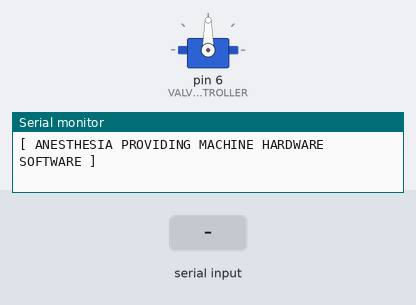
Bench run of a sketch on a simulated Arduino Uno, built with avr-gcc and run on an emulated ATmega328P. On the bench: servo, the last lines printed to the serial monitor. The inputs (shaded band) are chosen by the test bench.

Above: at 1.2 s.
1.3 s: "90,45\n" received over Serial
At 3.5 s:
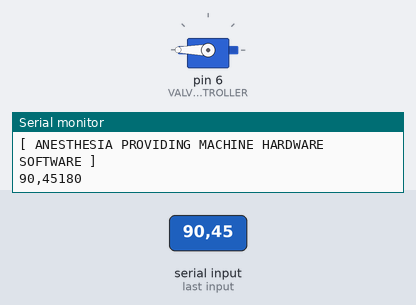
3.8 s: "5\n" received over Serial
At 5.3 s:
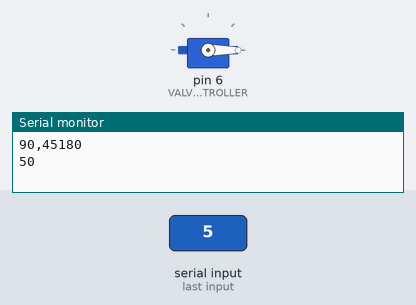
6.3 s: "90\n" received over Serial
At 8.4 s:
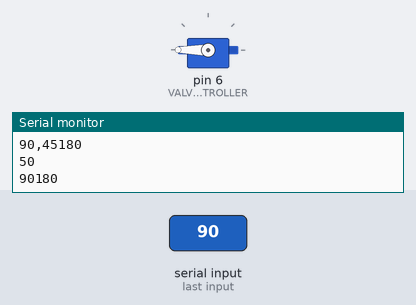
8.8 s: "30,150\n" received over Serial
At 10.5 s:
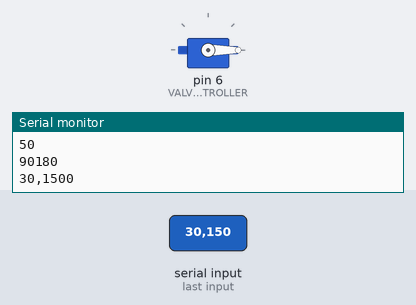
Timing chart, 0 to 12.0 s (numbered marks = the images above; inputs shaded):
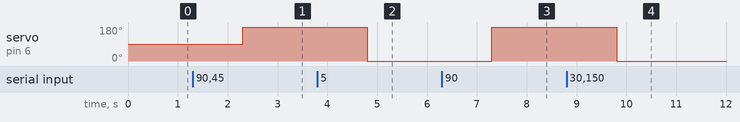

The sketch:

hardware_Code.ino
```cpp
//Project Name:ANESTHESIA PROVIDING MACHINE
#include <Servo.h>
Servo VALVE_CONTROLLER;
String action;
int MSG_RXD0,MSG_RXD1=0;
int MSG_RXD=0;
int PROCESSED_MSG=0;

void setup()
{
    VALVE_CONTROLLER.attach(6);
    Serial.begin(9600);
    Serial.println("[ ANESTHESIA PROVIDING MACHINE HARDWARE SOFTWARE ]");
}

void loop()
{
if(Serial.available()>0)
    {
        action=Serial.readString();
        action.trim();
        Serial.print(action);
        MSG_RXD0=action[0]-48;
        MSG_RXD1=action[1]-48;
        MSG_RXD=MSG_RXD0*10+MSG_RXD1;
        PROCESSED_MSG=((MSG_RXD/90)*180);
        Serial.println(PROCESSED_MSG);
        VALVE_CONTROLLER.write(PROCESSED_MSG);

    }
}
```

Measured:
- after the input at 1.3 s, servo on pin 6 (VALVE_CONTROLLER): 90° → 180° after 1.0 s
- after the input at 3.8 s, servo on pin 6 (VALVE_CONTROLLER): 180° → 0° after 1.0 s
- after the input at 6.3 s, servo on pin 6 (VALVE_CONTROLLER): 0° → 180° after 1.0 s
- after the input at 8.8 s, servo on pin 6 (VALVE_CONTROLLER): 180° → 0° after 1.0 s
